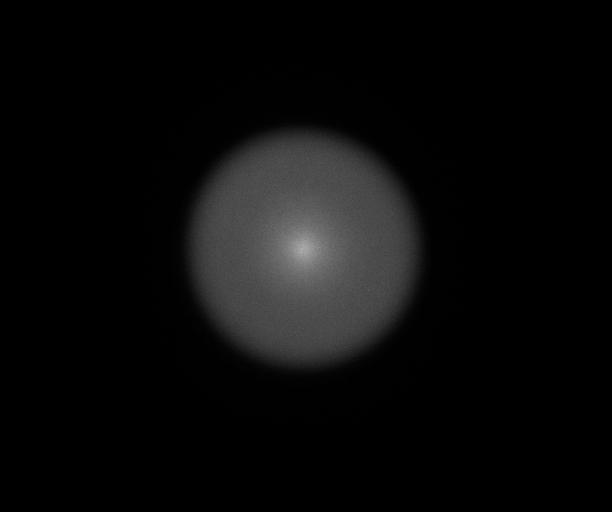
%> input picture Esperienze/Esperienza 2/Analisi/Calibrazione/PlasmaPulite/plasma019.tif, 1224 x 1024 px (shown at 1/2 size)
$ octave change_of_coord.m   (GNU Octave 9; MATLAB toolbox functions it lacks are replaced by stand-ins)
%> lines starting %> are read from the running program, lines starting %| are printed output that depends on the picture
%-------------------------------------------------------------------------%
%           Cambio di coordinate --> da cartesiane a cilindriche          %
%-------------------------------------------------------------------------%

close all
clear all
clc

function polar = cambio_coord(image, xr, yr, radius)
    % Numero celle per la griglia polare
    nr = radius; nt = floor(0.785 * radius);

    % Faccio l'interpolazione bilineare
    polar = zeros(nt, nr);
    for m=0:(nt-1)
        for n=0:nr

            % Calcolo le coordinate dell'asse della trappola
            xp = n * cos(2*m*pi/nt) + xr;
            yp = n * sin(2*m*pi/nt) + yr;

            % Determino gli strumenti che mi consentiranno di effettuare
            % l'interpolazione bilineare
            fxp = floor(xp); fyp = floor(yp);
            dx = xp-fxp; dy = yp - fyp;

            % Faccio l'interpolazione bilineare
            polar(m+1, n+1) = image(fxp, fyp) * (1 - dx) * (1-dy) + image(fxp + 1, fyp) * dx * (1 - dy) + image(fxp, fyp + 1) * (1 - dx) * dy + image(fxp + 1, fyp + 1) * dx * dy;
        end
    end
end

% Faccio del benchmarking per vedere se il metodo per il cambio di
% coordinate è corretto oppure no. Utilizzo un'immagine di plasma pulito
% prodotta in fase di calibrazione
path = '/home/filippo/Desktop/CODICINI/LABO_PLASMI/Esperienze/Esperienza 1/Dati/CAMimages/calibrazione/PlasmaPulite/plasma019.tif';
nr = 419; nth = floor(0.785 * nr);
im_plasma = imread(path);
%> im_plasma is the input picture: size 1024x1224 uint16; min 0, max 186, mean 10.4
im_polare = cambio_coord(im_plasma, 502, 602, 419-1);
%> after the loop in cambio_coord, `for m=0:(nt-1)`:
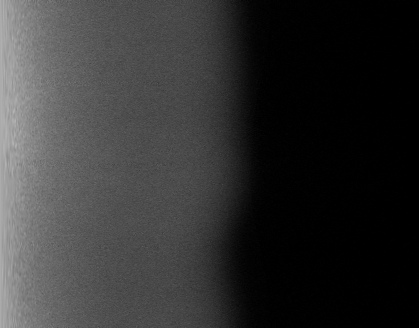
%> polar: size 328x419 double; min 0, max 180, mean 50.7
im_polare(nth+1,:) = im_polare(1,:);

% Faccio il plot dell'immagine appena prodotta in coordinate polari
figure(1);

r = linspace(0,1,nr);
th =linspace(0,2*pi,nth+1);

[R,Th] = meshgrid(r,th);
[x,y] = pol2cart(Th,R);
colormap('jet'); surface(x,y, im_polare,'FaceAlpha',1,'LineStyle','none','FaceColor','flat'); hold on;
title('Immagine di plasma pulita: coordinate polari'); daspect([1 1 1]); colorbar; objrho = colorbar;
%> after `objrho = colorbar`:
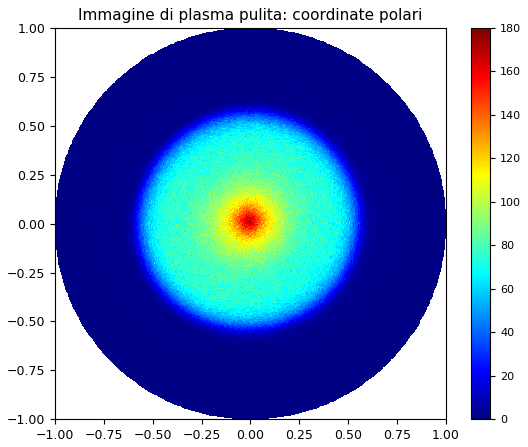
%> figure redrawn from the program's plot data
